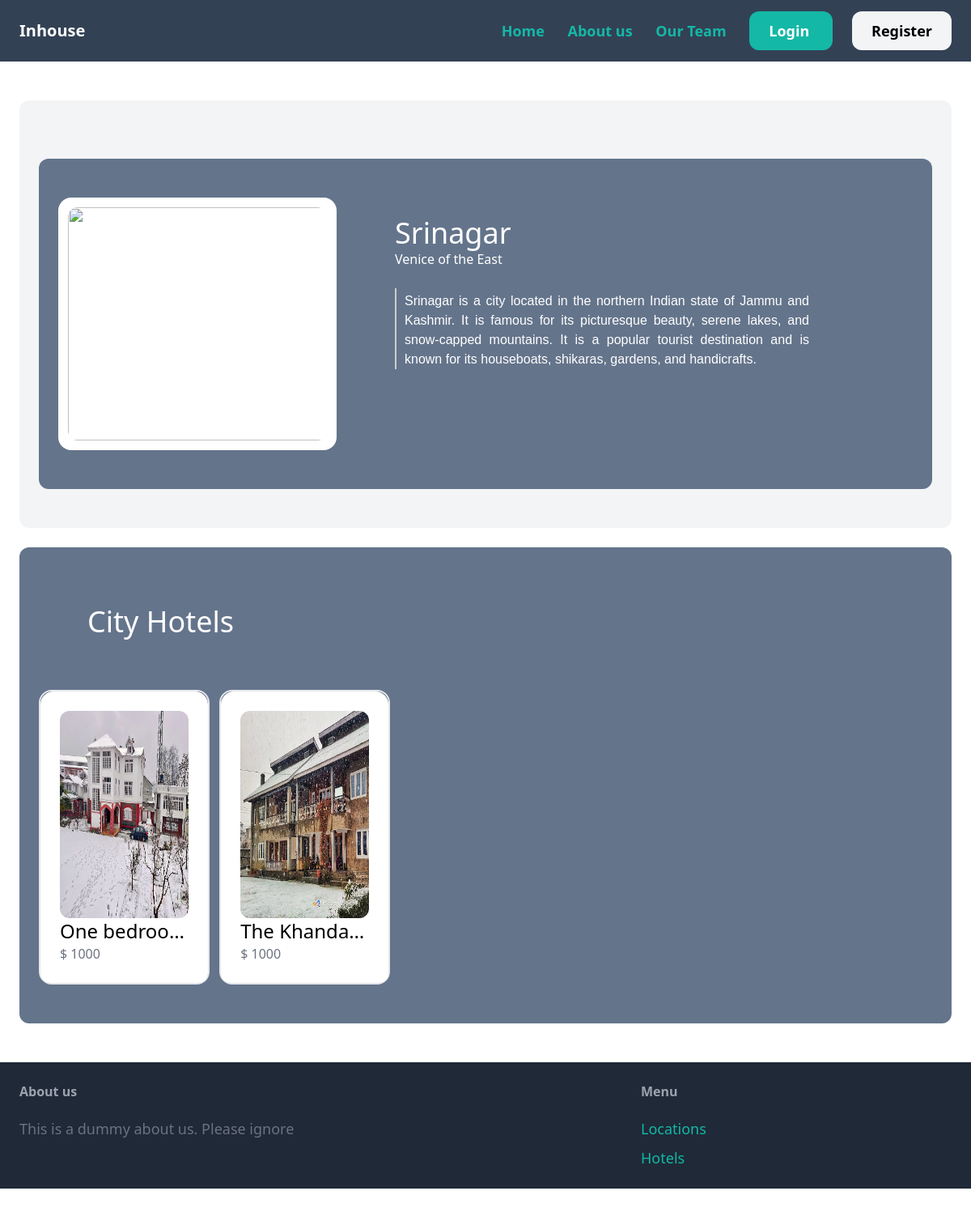
Page /get_location_detials/Srinagar/ on the committed database.
### hotel/models.py (models this page shows, shortened)
class Location(models.Model):
    name = models.CharField(max_length=50)
    description = models.TextField()
    long_description = models.TextField(blank=True, null=True)
    short_description = models.CharField(max_length=50, blank=True, null=True)
    image = models.ImageField(upload_to="location_images", blank=True, null=True)

class Hotel(models.Model):
    location = models.ForeignKey(Location, on_delete=models.CASCADE)
    name = models.CharField(max_length=50)
    index = models.CharField(max_length=3)
    description = models.TextField()
    short_description = models.CharField(max_length=50, blank=True, null=True)
    host_description = models.CharField(max_length=50, blank=True, null=True)
    long_description = models.TextField(null=True)
    image = models.ImageField(upload_to="hotel_images", blank=True, null=True)
    price = models.IntegerField()

### hotel/views.py (the view)
# urls.py: path('get_location_detials/<str:location_name>/', get_location_detials, name="get_location_detials"),
def get_location_detials(request, location_name): # api
    location = Location.objects.get(name__iexact=location_name) # sql query
    if not location:
        return {
            "error": "location not found",
            "status_code": 200
        }
    hotels = Hotel.objects.filter(location__name__iexact=location_name)
    context = {
        "location": location,
        "hotels": hotels
    }
    return render(request, "hotel/location_details.html", context=context)

### hotel/templates/hotel/location_details.html
{% extends 'core/base.html' %}
{% block content %}
<div class="mt-6 px-6 py-12 bg-gray-100 rounded-xl">
    <div class="mt-6 px-6 py-12 bg-slate-500  rounded-xl">
        <div class="grid grid-cols-3 gap-3">
            <div class="bg-white p-3 rounded-2xl w-full">
                {% if location.image %}
                    <img src="{{ location.image.url }}" class="rounded-xl w-96 h-72">
                {% else %}
                    <img src="/media/location_images/cities/{{location.name|lower}}.jpg" class="rounded-xl w-96 h-72">
                {% endif %}
            </div>
            <div class="mb-4 ml-9 p-6 text-white col-span-2">
                <h1 class="h1 text-white text-4xl">{{location.name}}</h1>
                <div class="h3">{{location.description}}</div>
                <br>
                <p class="pt-1 max-w-lg text-white" style="font-size: 16px;line-height: 1.5;font-family: Arial, sans-serif;text-align: justify;border-left: 2px solid #ccc;padding-left: 10px;">
                    {{location.long_description}}</div>
            </div>
        </div>
    </div>
    <div class="mt-6 px-6 py-12 bg-slate-500  rounded-xl">
        <div class="mb-4 ml-9 p-6 text-white">
            <h1 class="h1 text-white text-4xl">City Hotels</h1>
        </div>
        <div class="grid grid-cols-5 gap-3 mt-10">
            {% for hotel in hotels %}
                <a href={% url "get_hotel_detials" hotel_name=hotel.name %} class="border-2 max-w-none rounded-2xl">
                    <div class="p-6 bg-white rounded-b-xl max-w-xs h-full rounded-2xl">
                            <img src="/media/hotels/{{hotel.location.name|lower}}/house{{hotel.index}}.png" class="rounded-xl h-64 w-72">
                        <h2 class="text-2xl truncate">{{hotel.name}}</h2>
                        <p class="text-gray-500">$ {{hotel.price}}</p>
                    </div>
                </a>
            {% endfor %}
        </div>
    </div>
</div>
{% endblock %}

### rows in the picture
Location: name "Srinagar", description "Venice of the East", long_description "Srinagar is a city located in the northern Indian state of Jammu and Kashmir. It is famous for its picturesque beauty, serene lakes, and snow-capped mountains. It is a popular tourist destination and is known for its houseboats, shikaras, gardens, and handicrafts."
Hotel: shows a picture, name "One bedroo…", price "1000"
Hotel: shows a picture, name "The Khanda…", price "1000"
